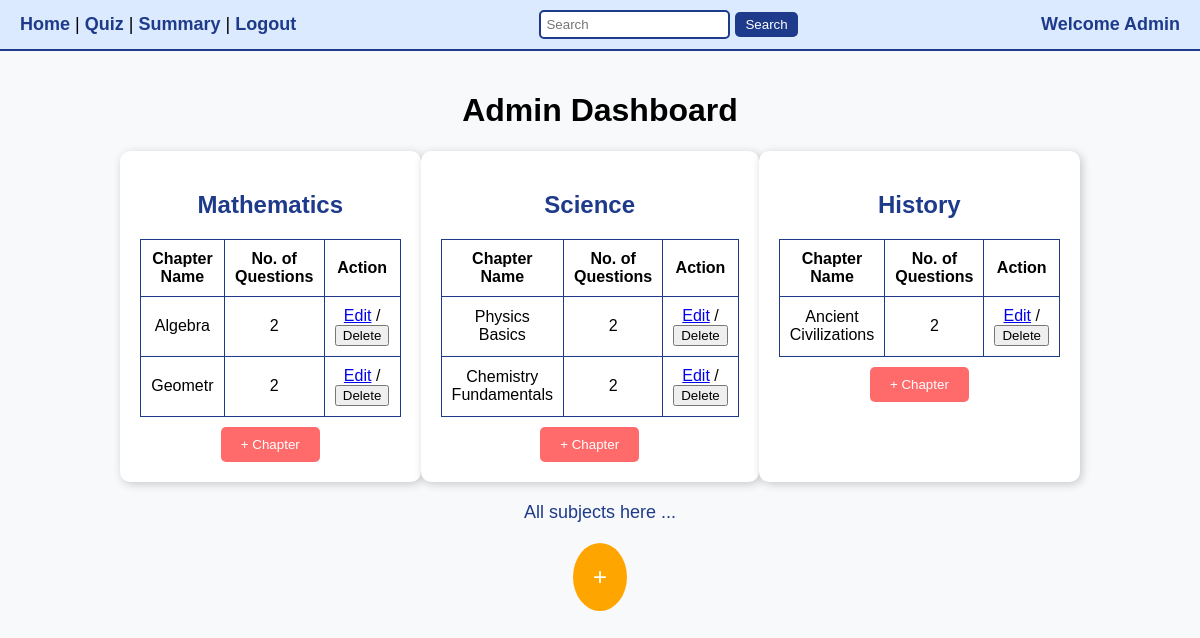
The page /admin_dashboard (signed in) on the database as committed earlier.
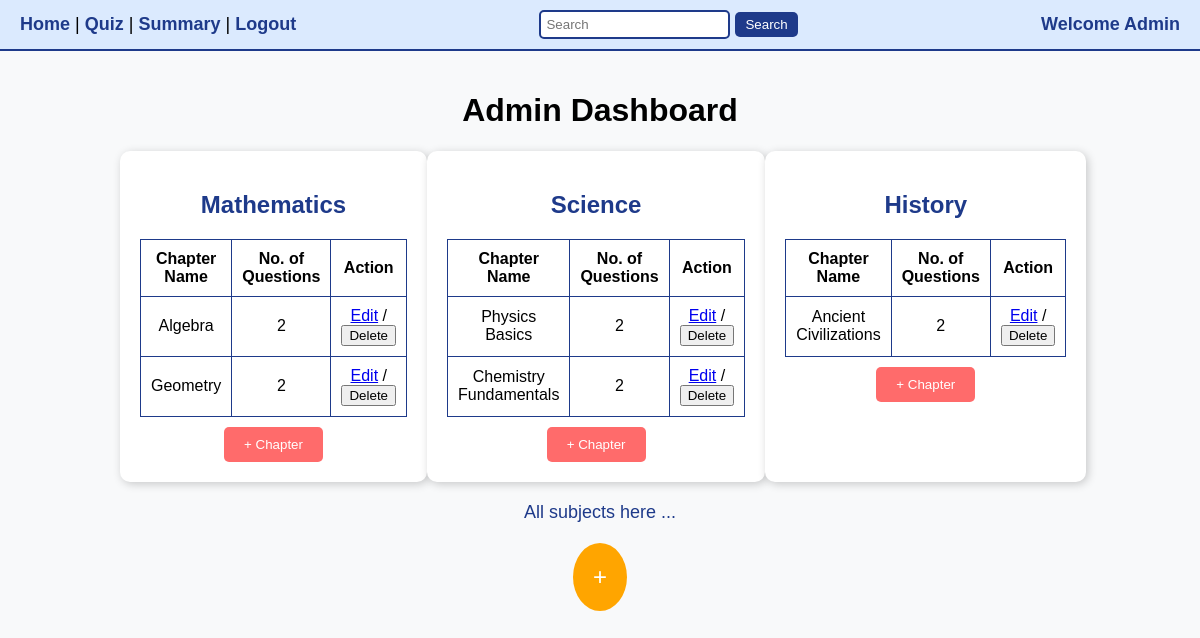
The same page on the database as committed later.
### app.py (models this page shows, shortened)
class Chapter(db.Model):
    id = db.Column(db.Integer, primary_key=True)
    subject_id = db.Column(db.Integer, db.ForeignKey('subject.id'), nullable=False)
    name = db.Column(db.String(200), nullable=False)
    description = db.Column(db.Text, nullable=True)
    subject = db.relationship('Subject', backref=db.backref('chapters', lazy=True))

### app.py (the view)
@app.route('/admin_dashboard')
def admin_dashboard():
    if 'user_id' not in session or not session.get('is_admin'):
        flash('Access denied! Admins only.', 'danger')
        return redirect(url_for('login'))
    subjects = Subject.query.all()
    subjects_with_chapters = []
    for subject in subjects:
        chapters = []
        for chapter in subject.chapters:
            question_count = Question.query.filter_by(quiz_id=chapter.id).count()
            chapters.append({
                'id': chapter.id,
                'name': chapter.name,
                'question_count': question_count
            })
        subjects_with_chapters.append({
            'id': subject.id,
            'name': subject.name,
            'chapters': chapters
        })
    return render_template('admin.html', subjects=subjects_with_chapters)

### templates/admin.html (shortened to what this page needs)
<!DOCTYPE html>
<html lang="en">
<head>
    <link rel="stylesheet" href="{{ url_for('static', filename='admin.css') }}">
</head>
<body>
    <div class="header">
        <div class="nav-links">
            <a href="{{ url_for('admin_dashboard') }}">Home</a> |
            <a href="{{ url_for('quiz_management') }}">Quiz</a> |
            <a href="{{ url_for('summary') }}">Summary</a> |
            <a href="{{ url_for('logout') }}">Logout</a>
        </div>
        <div class="search-box">
            <input type="text" placeholder="Search">
            <button>Search</button>
        </div>
        <div class="admin-welcome">
            Welcome Admin
        </div>
    </div>
    <div class="dashboard-container">
        <h1>Admin Dashboard</h1>
        <div class="subjects-container">
            {% for subject in subjects %}
            <div class="subject-card">
                <h2>{{ subject.name }}</h2>
                <table>
                    <tr>
                        <th>Chapter Name</th>
                        <th>No. of Questions</th>
                        <th>Action</th>
                    </tr>
                    {% for chapter in subject.chapters %}
                    <tr>
                        <td>{{ chapter.name }}</td>
                        <td>{{ chapter.question_count }}</td>
                        <td>
                            <a href="#" onclick="openEditModal({{ chapter.id }}, '{{ chapter.name }}', '{{ chapter.description }}')">Edit</a> /
                            <form action="{{ url_for('delete_chapter', chapter_id=chapter.id) }}" method="POST" style="display:inline;">
                                <button type="submit" class="delete-btn" onclick="return confirm('Are you sure you want to delete this chapter?');">Delete</button>
                            </form>
                        </td>
                    </tr>
                    {% endfor %}
                </table>
                <a href="{{ url_for('new_chap', sub_id=subject.id) }}">
                <button class="add-chapter">+ Chapter</button>
                </a>
            </div>
            {% endfor %}
        </div>
        <p class="all-subjects">All subjects here ...</p>
        <div class="add-subject">
            <a href="{{ url_for('new_sub') }}">
                <button class="add-subject-btn">+</button>
            </a>
        </div>
    </div>
</body>
</html>

Rows that differ between the two databases and show on the page:
changed Chapter id 2: name "Geometr" → "Geometry"
